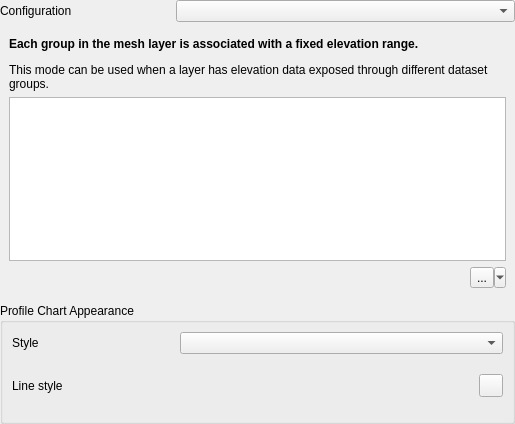
<?xml version="1.0" encoding="UTF-8"?>
<ui version="4.0">
 <class>QgsMeshElevationPropertiesWidgetBase</class>
 <widget class="QWidget" name="QgsMeshElevationPropertiesWidgetBase">
  <property name="geometry">
   <rect>
    <x>0</x>
    <y>0</y>
    <width>515</width>
    <height>424</height>
   </rect>
  </property>
  <property name="windowTitle">
   <string>Raster Elevation Properties</string>
  </property>
  <layout class="QGridLayout" name="gridLayout_2" columnstretch="1,2">
   <property name="leftMargin">
    <number>0</number>
   </property>
   <property name="topMargin">
    <number>0</number>
   </property>
   <property name="rightMargin">
    <number>0</number>
   </property>
   <property name="bottomMargin">
    <number>0</number>
   </property>
   <item row="0" column="0">
    <widget class="QLabel" name="label_9">
     <property name="text">
      <string>Configuration</string>
     </property>
    </widget>
   </item>
   <item row="0" column="1">
    <widget class="QComboBox" name="mModeComboBox"/>
   </item>
   <item row="2" column="0" colspan="2">
    <widget class="QGroupBox" name="groupBox_3">
     <property name="title">
      <string>Profile Chart Appearance</string>
     </property>
     <layout class="QGridLayout" name="gridLayout_3" columnstretch="1,2">
      <item row="0" column="1">
       <widget class="QComboBox" name="mStyleComboBox"/>
      </item>
      <item row="0" column="0">
       <widget class="QLabel" name="label_6">
        <property name="text">
         <string>Style</string>
        </property>
       </widget>
      </item>
      <item row="1" column="0" colspan="2">
       <widget class="QgsStackedWidget" name="mSymbologyStackedWidget">
        <property name="sizePolicy">
         <sizepolicy hsizetype="Preferred" vsizetype="Maximum">
          <horstretch>0</horstretch>
          <verstretch>0</verstretch>
         </sizepolicy>
        </property>
        <property name="currentIndex">
         <number>0</number>
        </property>
        <widget class="QWidget" name="mPageLine">
         <layout class="QGridLayout" name="gridLayout" columnstretch="1,0">
          <property name="leftMargin">
           <number>0</number>
          </property>
          <property name="topMargin">
           <number>0</number>
          </property>
          <property name="rightMargin">
           <number>0</number>
          </property>
          <property name="bottomMargin">
           <number>0</number>
          </property>
          <item row="0" column="0">
           <widget class="QLabel" name="label_5">
            <property name="text">
             <string>Line style</string>
            </property>
           </widget>
          </item>
          <item row="0" column="1">
           <widget class="QgsSymbolButton" name="mLineStyleButton">
            <property name="sizePolicy">
             <sizepolicy hsizetype="Expanding" vsizetype="Fixed">
              <horstretch>0</horstretch>
              <verstretch>0</verstretch>
             </sizepolicy>
            </property>
            <property name="text">
             <string/>
            </property>
           </widget>
          </item>
         </layout>
        </widget>
        <widget class="QWidget" name="mPageFill">
         <layout class="QGridLayout" name="gridLayout_4" columnstretch="1,2">
          <property name="leftMargin">
           <number>0</number>
          </property>
          <property name="topMargin">
           <number>0</number>
          </property>
          <property name="rightMargin">
           <number>0</number>
          </property>
          <property name="bottomMargin">
           <number>0</number>
          </property>
          <item row="1" column="0">
           <widget class="QLabel" name="label_8">
            <property name="text">
             <string>Limit</string>
            </property>
           </widget>
          </item>
          <item row="0" column="0">
           <widget class="QLabel" name="label_7">
            <property name="text">
             <string>Fill style</string>
            </property>
           </widget>
          </item>
          <item row="1" column="1">
           <widget class="QgsDoubleSpinBox" name="mElevationLimitSpinBox">
            <property name="decimals">
             <number>6</number>
            </property>
            <property name="minimum">
             <double>-99999.000000000000000</double>
            </property>
            <property name="maximum">
             <double>99999.000000000000000</double>
            </property>
           </widget>
          </item>
          <item row="0" column="1">
           <widget class="QgsSymbolButton" name="mFillStyleButton">
            <property name="sizePolicy">
             <sizepolicy hsizetype="Expanding" vsizetype="Fixed">
              <horstretch>0</horstretch>
              <verstretch>0</verstretch>
             </sizepolicy>
            </property>
            <property name="text">
             <string/>
            </property>
           </widget>
          </item>
         </layout>
        </widget>
       </widget>
      </item>
     </layout>
    </widget>
   </item>
   <item row="3" column="0">
    <spacer name="verticalSpacer">
     <property name="orientation">
      <enum>Qt::Vertical</enum>
     </property>
     <property name="sizeHint" stdset="0">
      <size>
       <width>20</width>
       <height>40</height>
      </size>
     </property>
    </spacer>
   </item>
   <item row="1" column="0" colspan="2">
    <widget class="QgsStackedWidget" name="mStackedWidget">
     <property name="sizePolicy">
      <sizepolicy hsizetype="Preferred" vsizetype="Preferred">
       <horstretch>0</horstretch>
       <verstretch>0</verstretch>
      </sizepolicy>
     </property>
     <property name="frameShape">
      <enum>QFrame::NoFrame</enum>
     </property>
     <property name="currentIndex">
      <number>2</number>
     </property>
     <widget class="QWidget" name="mPageFromVertices">
      <property name="sizePolicy">
       <sizepolicy hsizetype="Preferred" vsizetype="Preferred">
        <horstretch>0</horstretch>
        <verstretch>0</verstretch>
       </sizepolicy>
      </property>
      <layout class="QGridLayout" name="gridLayout_5" columnstretch="1,2">
       <item row="1" column="0">
        <widget class="QLabel" name="label_4">
         <property name="text">
          <string>Scale</string>
         </property>
        </widget>
       </item>
       <item row="0" column="0" colspan="2">
        <widget class="QLabel" name="label_11">
         <property name="sizePolicy">
          <sizepolicy hsizetype="Preferred" vsizetype="Preferred">
           <horstretch>0</horstretch>
           <verstretch>0</verstretch>
          </sizepolicy>
         </property>
         <property name="text">
          <string>&lt;html&gt;&lt;head/&gt;&lt;body&gt;&lt;p&gt;&lt;span style=&quot; font-weight:600;&quot;&gt;The elevation will be taken from the mesh vertices.&lt;/span&gt;&lt;/p&gt;&lt;p&gt;Elevation scaling and offset can be used to manually correct elevation values from the layer. The scale is applied to the raster values before adding the offset.&lt;/p&gt;&lt;/body&gt;&lt;/html&gt;</string>
         </property>
         <property name="alignment">
          <set>Qt::AlignLeading|Qt::AlignLeft|Qt::AlignTop</set>
         </property>
         <property name="wordWrap">
          <bool>true</bool>
         </property>
        </widget>
       </item>
       <item row="2" column="1">
        <widget class="QgsDoubleSpinBox" name="mOffsetZSpinBox">
         <property name="decimals">
          <number>6</number>
         </property>
         <property name="minimum">
          <double>-99999999999.000000000000000</double>
         </property>
         <property name="maximum">
          <double>99999999999.000000000000000</double>
         </property>
        </widget>
       </item>
       <item row="2" column="0">
        <widget class="QLabel" name="label_10">
         <property name="text">
          <string>Offset</string>
         </property>
        </widget>
       </item>
       <item row="1" column="1">
        <widget class="QgsDoubleSpinBox" name="mScaleZSpinBox">
         <property name="decimals">
          <number>6</number>
         </property>
         <property name="minimum">
          <double>-99999999999.000000000000000</double>
         </property>
         <property name="maximum">
          <double>99999999999.000000000000000</double>
         </property>
         <property name="value">
          <double>1.000000000000000</double>
         </property>
        </widget>
       </item>
      </layout>
     </widget>
     <widget class="QWidget" name="mPageFixedRange">
      <property name="sizePolicy">
       <sizepolicy hsizetype="Preferred" vsizetype="Preferred">
        <horstretch>0</horstretch>
        <verstretch>0</verstretch>
       </sizepolicy>
      </property>
      <property name="autoFillBackground">
       <bool>false</bool>
      </property>
      <layout class="QGridLayout" name="gridLayout_6" columnstretch="1,2">
       <item row="1" column="0">
        <widget class="QLabel" name="label_13">
         <property name="text">
          <string>Lower</string>
         </property>
        </widget>
       </item>
       <item row="3" column="1">
        <widget class="QComboBox" name="mLimitsComboBox"/>
       </item>
       <item row="2" column="0">
        <widget class="QLabel" name="label_14">
         <property name="text">
          <string>Upper</string>
         </property>
        </widget>
       </item>
       <item row="3" column="0">
        <widget class="QLabel" name="mLimitsLabel">
         <property name="text">
          <string>Limits</string>
         </property>
        </widget>
       </item>
       <item row="2" column="1">
        <widget class="QgsDoubleSpinBox" name="mFixedUpperSpinBox">
         <property name="decimals">
          <number>4</number>
         </property>
         <property name="minimum">
          <double>-9999999998.000000000000000</double>
         </property>
         <property name="maximum">
          <double>9999999999.000000000000000</double>
         </property>
        </widget>
       </item>
       <item row="1" column="1">
        <widget class="QgsDoubleSpinBox" name="mFixedLowerSpinBox">
         <property name="decimals">
          <number>4</number>
         </property>
         <property name="minimum">
          <double>-9999999998.000000000000000</double>
         </property>
         <property name="maximum">
          <double>9999999999.000000000000000</double>
         </property>
        </widget>
       </item>
       <item row="0" column="0" colspan="2">
        <widget class="QLabel" name="label_15">
         <property name="sizePolicy">
          <sizepolicy hsizetype="Preferred" vsizetype="Preferred">
           <horstretch>0</horstretch>
           <verstretch>0</verstretch>
          </sizepolicy>
         </property>
         <property name="text">
          <string>&lt;html&gt;&lt;head/&gt;&lt;body&gt;&lt;p&gt;&lt;span style=&quot; font-weight:600;&quot;&gt;The mesh layer is associated with a fixed elevation range.&lt;/span&gt;&lt;/p&gt;&lt;p&gt;This mode can be used when a layer has a single fixed elevation, or a range (slice) of elevation values. If a range is specified, mesh values will be extruded over this range.&lt;/p&gt;&lt;/body&gt;&lt;/html&gt;</string>
         </property>
         <property name="alignment">
          <set>Qt::AlignLeading|Qt::AlignLeft|Qt::AlignTop</set>
         </property>
         <property name="wordWrap">
          <bool>true</bool>
         </property>
        </widget>
       </item>
      </layout>
     </widget>
     <widget class="QWidget" name="mPageFixedRangePerGroup">
      <layout class="QVBoxLayout" name="verticalLayout">
       <item>
        <widget class="QLabel" name="mFixedRangePerBandLabel">
         <property name="sizePolicy">
          <sizepolicy hsizetype="Preferred" vsizetype="Preferred">
           <horstretch>0</horstretch>
           <verstretch>0</verstretch>
          </sizepolicy>
         </property>
         <property name="text">
          <string>&lt;html&gt;&lt;head/&gt;&lt;body&gt;&lt;p&gt;&lt;span style=&quot; font-weight:600;&quot;&gt;Each group in the mesh layer is associated with a fixed elevation range.&lt;/span&gt;&lt;/p&gt;&lt;p&gt;This mode can be used when a layer has elevation data exposed through different dataset groups.&lt;/p&gt;&lt;/body&gt;&lt;/html&gt;</string>
         </property>
         <property name="alignment">
          <set>Qt::AlignLeading|Qt::AlignLeft|Qt::AlignTop</set>
         </property>
         <property name="wordWrap">
          <bool>true</bool>
         </property>
        </widget>
       </item>
       <item>
        <widget class="QTableView" name="mGroupElevationTable"/>
       </item>
       <item>
        <layout class="QHBoxLayout" name="horizontalLayout">
         <property name="bottomMargin">
          <number>0</number>
         </property>
         <item>
          <spacer name="horizontalSpacer">
           <property name="orientation">
            <enum>Qt::Horizontal</enum>
           </property>
           <property name="sizeHint" stdset="0">
            <size>
             <width>494</width>
             <height>20</height>
            </size>
           </property>
          </spacer>
         </item>
         <item>
          <widget class="QToolButton" name="mCalculateFixedRangePerGroupButton">
           <property name="text">
            <string>...</string>
           </property>
           <property name="icon">
            <iconset resource="../../../images/images.qrc">
             <normaloff>:/images/themes/default/mIconExpression.svg</normaloff>:/images/themes/default/mIconExpression.svg</iconset>
           </property>
           <property name="popupMode">
            <enum>QToolButton::MenuButtonPopup</enum>
           </property>
           <property name="autoRaise">
            <bool>false</bool>
           </property>
          </widget>
         </item>
        </layout>
       </item>
      </layout>
     </widget>
    </widget>
   </item>
  </layout>
 </widget>
 <customwidgets>
  <customwidget>
   <class>QgsDoubleSpinBox</class>
   <extends>QDoubleSpinBox</extends>
   <header>qgsdoublespinbox.h</header>
  </customwidget>
  <customwidget>
   <class>QgsSymbolButton</class>
   <extends>QToolButton</extends>
   <header>qgssymbolbutton.h</header>
  </customwidget>
  <customwidget>
   <class>QgsStackedWidget</class>
   <extends>QStackedWidget</extends>
   <header>qgsstackedwidget.h</header>
   <container>1</container>
  </customwidget>
 </customwidgets>
 <resources>
  <include location="../../../images/images.qrc"/>
 </resources>
 <connections/>
</ui>
